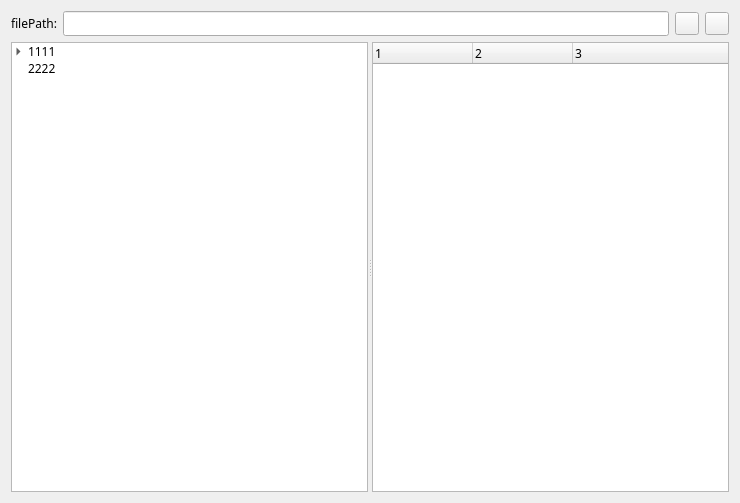
<?xml version="1.0" encoding="UTF-8"?>
<ui version="4.0">
 <class>QResArscEditorUIClass</class>
 <widget class="QDialog" name="QResArscEditorUIClass">
  <property name="geometry">
   <rect>
    <x>0</x>
    <y>0</y>
    <width>740</width>
    <height>503</height>
   </rect>
  </property>
  <property name="font">
   <font>
    <family>宋体</family>
    <pointsize>9</pointsize>
   </font>
  </property>
  <property name="windowTitle">
   <string>QResArscEditorUI</string>
  </property>
  <layout class="QGridLayout" name="t_mainLayout">
   <item row="0" column="0">
    <widget class="QLabel" name="m_LB_filePath">
     <property name="text">
      <string>filePath:</string>
     </property>
    </widget>
   </item>
   <item row="0" column="1">
    <widget class="QLineEdit" name="m_LE_filePath">
     <property name="readOnly">
      <bool>true</bool>
     </property>
    </widget>
   </item>
   <item row="0" column="2">
    <widget class="QToolButton" name="m_TB_open">
     <property name="text">
      <string/>
     </property>
     <property name="icon">
      <iconset resource="QResArscEditorUI.qrc">
       <normaloff>:/icon/ico/open.png</normaloff>:/icon/ico/open.png</iconset>
     </property>
    </widget>
   </item>
   <item row="0" column="3">
    <widget class="QToolButton" name="m_TB_save">
     <property name="text">
      <string/>
     </property>
     <property name="icon">
      <iconset resource="QResArscEditorUI.qrc">
       <normaloff>:/icon/ico/save.png</normaloff>:/icon/ico/save.png</iconset>
     </property>
    </widget>
   </item>
   <item row="1" column="0" colspan="4">
    <widget class="QSplitter" name="t_splitter">
     <property name="orientation">
      <enum>Qt::Horizontal</enum>
     </property>
     <widget class="QTreeWidget" name="m_TW_tree">
      <property name="indentation">
       <number>13</number>
      </property>
      <attribute name="headerVisible">
       <bool>false</bool>
      </attribute>
      <column>
       <property name="text">
        <string>1</string>
       </property>
      </column>
      <item>
       <property name="text">
        <string>1111</string>
       </property>
       <item>
        <property name="text">
         <string>1111</string>
        </property>
       </item>
      </item>
      <item>
       <property name="text">
        <string>2222</string>
       </property>
      </item>
     </widget>
     <widget class="QTreeWidget" name="m_TW_value">
      <property name="contextMenuPolicy">
       <enum>Qt::CustomContextMenu</enum>
      </property>
      <property name="indentation">
       <number>10</number>
      </property>
      <property name="columnCount">
       <number>3</number>
      </property>
      <column>
       <property name="text">
        <string notr="true">1</string>
       </property>
      </column>
      <column>
       <property name="text">
        <string notr="true">2</string>
       </property>
      </column>
      <column>
       <property name="text">
        <string notr="true">3</string>
       </property>
      </column>
     </widget>
    </widget>
   </item>
  </layout>
 </widget>
 <layoutdefault spacing="6" margin="11"/>
 <resources>
  <include location="QResArscEditorUI.qrc"/>
 </resources>
 <connections/>
</ui>
